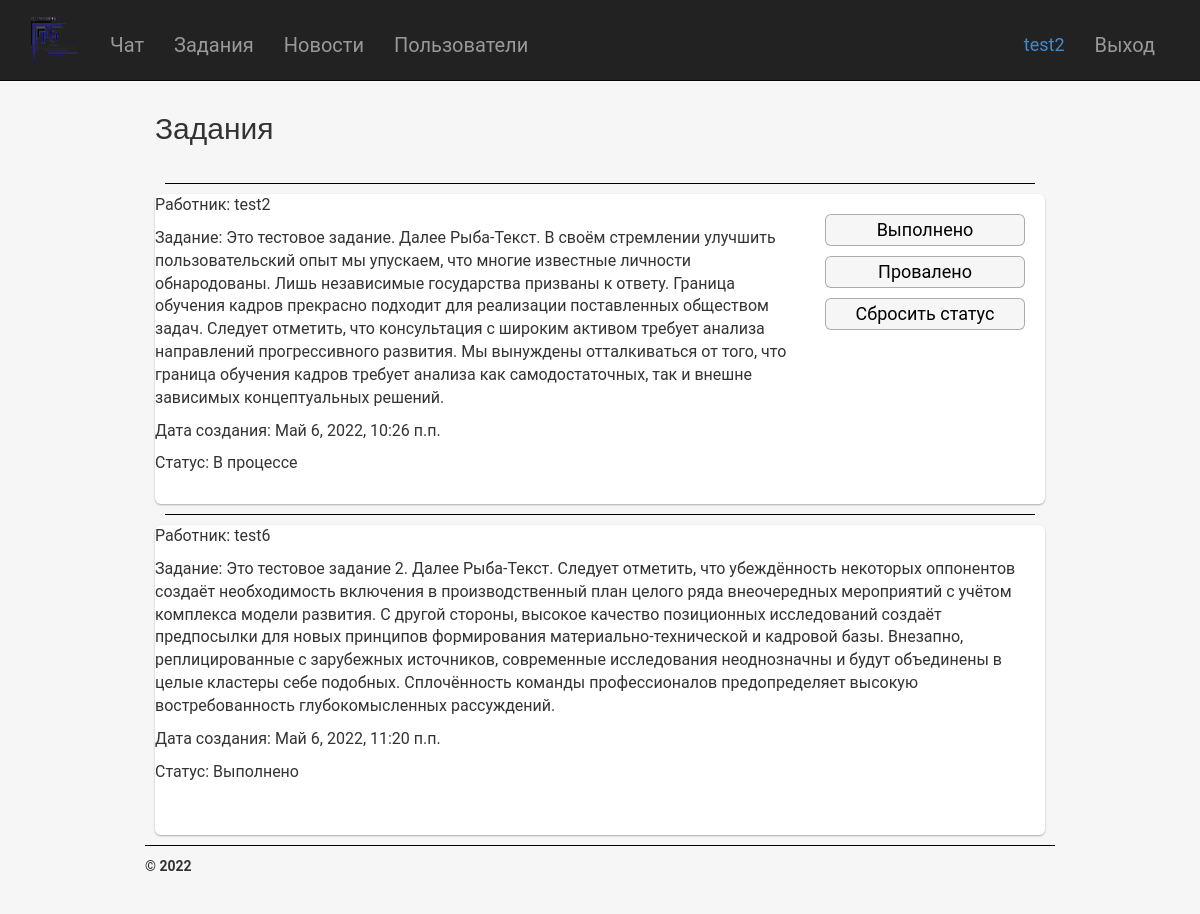
The page /tasks/ (signed in) on the database its author committed.
### app/models.py (models this page shows, shortened)
class Tasks(models.Model):
    worker = models.ForeignKey(User, on_delete=models.CASCADE, verbose_name = 'Работник')
    name = models.CharField(max_length = 255, verbose_name = 'Краткое содержание')
    content = models.TextField(verbose_name = 'Задача')
    created = models.DateTimeField(auto_now_add=True, verbose_name = 'Создан')
    done = models.ForeignKey(Status, verbose_name = 'Статус')
    class Meta:
        verbose_name = "Задача"
        verbose_name_plural = "Задачи"

class Status(models.Model):
  text = models.CharField(max_length = 150, unique = True, verbose_name = 'Наименование сатуса')
  def __str__(self):
    return self.text
  class Meta:
    db_table = "Statuses"
    ordering = ["id"]
    verbose_name = "Статус"
    verbose_name_plural = "Статусы заданий"

### app/views.py (the view)
# urls.py: url(r'^tasks/$', app.views.tasks, name='tasks'),
def tasks (request):
    tasks = Tasks.objects.all()
    assert isinstance(request, HttpRequest)
    return render(
        request,
        'app/tasks.html',
        {
            'title': 'Задания',
            'tasks': tasks,
            'year':datetime.now().year,
            }
        )

### app/templates/app/tasks.html (shortened to what this page needs)
﻿{% extends "app/layout.html" %}
{% block content %}
<div class="catalog-container">
    <h2>{{ title }}</h2> <br />
    {% if user.is_authenticated %}
    {% for task in tasks %}
    <hr />
    <div class="product-container">
        <div class="name-id-description">
            <p> Работник: {{task.worker}}</p>
            <p> Задание: {{task.content}}</p>
            <p> Дата создания: {{task.created}}</p>
            <p> Статус: {{task.done}}</p>
        </div>
         <div class="product-right">
            <div class="status-section-first">{% if request.user ==  task.worker %}
              <a href="{% url 'ConfirmTask' parametr=task.id%}" class="status-change-button status-change-approve">Выполнено</a>
              <a href="{% url 'RejectTask' parametr=task.id%}" class="status-change-button status-change-reject">Провалено</a>
              <a href="{% url 'ResetTask' parametr=task.id%}" class="status-change-button status-change-reset">Сбросить статус</a>
            {% endif %}</div>
          </div>
    </div>
    {% endfor %}
    {% endif %}
</div>
{% endblock %}

### app/templates/app/loginpartial.html (shortened to what this page needs)
{% if user.is_authenticated %}
<form id="logoutForm" action="/logout" method="post" class="navbar-right">
    <ul class="nav navbar-nav navbar-right">
        <li><span class="navbar-brand"> <a class="profile-link" href="{% url 'profile' %}">{{ user.username }}</a> </span> </li>
        <li><a href="javascript:document.getElementById('logoutForm').submit()">Выход</a></li>
    </ul>
</form>
{% else %}
<ul class="nav navbar-nav navbar-right">
    <li><a href="{% url 'login' %}">Войти</a></li>
</ul>
{% endif %}

### app/static/app/content/site.css (style rules this page uses)
body .header .header-left, body .header .header-right, body .catalog-container .product-container, body .catalog-container .product-container .product-left, body .manager-orders-container .order-container { display: flex; flex-direction: row; flex-wrap: nowrap; }
body, body .catalog-container .product-container .product-right, body .product-container .product-bot-section .product-description-container, body .product-container .product-bot-section .product-comments .add-comment-form div, body .cart-container .cart-info .cart-details .right-part, body .manager-orders-container .order-container .status-buttons, body .contacts-container .address-container address, body .login-container .auth-form-container, body .login-container .auth-form-container .login-form .form-group, body .registration-container .reg-form-container, body .registration-container .reg-form-container form div, body .post-container .npc .img-container, body .home-container .hcc, body .add-product-container { display: flex; flex-direction: column; flex-wrap: nowrap; align-items: center; }
* { margin: 0; padding: 0; }
html { width: 100%; }
@media screen and (min-width: 960px) { body { width: 100%; } }
body { display: inline-block; font-family: "Roboto"; background-color: #f6f6f6; }
body hr { margin: 10px; height: 0px; border: none; border-bottom: 1px solid #000000; }
body .catalog-container { margin: 10px 20px; }
body .catalog-container .product-container { justify-content: space-between; border-radius: 6px; background-color: #ffffff; box-shadow: rgba(0, 0, 0, 0.3) 0px 1px 2px 0px; margin: 10px 0; height: 310px; }
body .catalog-container .product-container .product-right { justify-content: space-between; margin: 10px; }
body .product-container { margin: 10px 20px; background-color: #ffffff; border-radius: 6px; box-shadow: rgba(0, 0, 0, 0.3) 0px 1px 2px 0px; }

### app/templates/app/tasks.html (style rules this page uses)
.status-change-button { display: flex; flex-direction: column; flex-wrap: nowrap; align-items: center; }
.status-change-approve, .status-change-reject, .status-change-delete, .status-change-reset { display: block; color: #000000; background-color: #f6f6f6; border: 1px solid rgba(0, 0, 0, 0.3); border-radius: 6px; text-decoration: none; text-align: center; margin: 10px; font-size: 18px; line-height: 30px; width: 200px; }
.name-id-description { font-size:16px; }

### rows shown on the page
Tasks: worker "test2", content "Это тестовое задание. Далее Рыба-Текст. В своём стремлении улучшить пользовательский опыт мы упускаем, что многие известные личности обнародованы. Лишь независимые государства призваны к ответу. Граница обучения кадров прекрасно подходит для реализации поставленных обществом задач. Следует отметить, что консультация с широким активом требует анализа направлений прогрессивного развития. Мы вынуждены отталкиваться от того, что граница обучения кадров требует анализа как самодостаточных, так и внешне зависимых концептуальных решений.", created "Май 6, 2022, 10:26 п.п.", done "В процессе", shows "Выполнено"
Tasks: worker "test6", content "Это тестовое задание 2. Далее Рыба-Текст. Следует отметить, что убеждённость некоторых оппонентов создаёт необходимость включения в производственный план целого ряда внеочередных мероприятий с учётом комплекса модели развития. С другой стороны, высокое качество позиционных исследований создаёт предпосылки для новых принципов формирования материально-технической и кадровой базы. Внезапно, реплицированные с зарубежных источников, современные исследования неоднозначны и будут объединены в целые кластеры себе подобных. Сплочённость команды профессионалов предопределяет высокую востребованность глубокомысленных рассуждений.", created "Май 6, 2022, 11:20 п.п.", done "Выполнено"

### other values the page prints
{{ user.username }} "test2"
{{ title }} "Задания"
